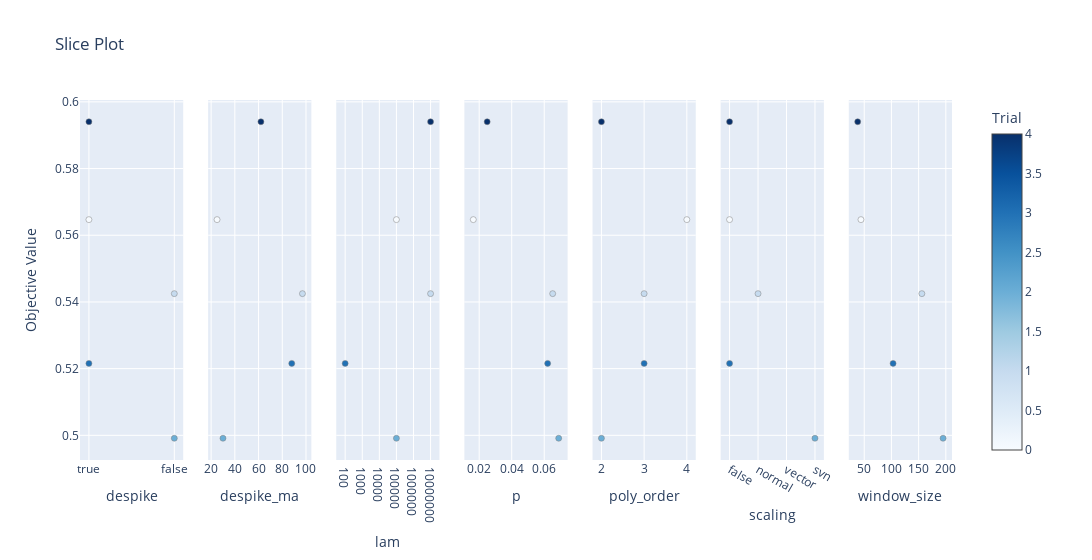

The notebook cell this image was saved under:
### Code cell
plot_slice(study)

### Figure 1 — Plotly figure (JSON) as saved in the notebook; plotly's stock layout.template omitted (floating-point values rounded to 4 significant figures)
{"data": [{"marker": {"color": [0, 1, 2, 3, 4], "colorbar": {"title": {"text": "Trial"}, "x": 1, "xpad": 40}, "colorscale": [[0, "rgb(247,251,255)"], [0.125, "rgb(222,235,247)"], [0.25, "rgb(198,219,239)"], [0.375, "rgb(158,202,225)"], [0.5, "rgb(107,174,214)"], [0.625, "rgb(66,146,198)"], [0.75, "rgb(33,113,181)"], [0.875, "rgb(8,81,156)"], [1, "rgb(8,48,107)"]], "line": {"color": "Grey", "width": 0.5}, "showscale": true}, "mode": "markers", "name": "Feasible Trial", "showlegend": false, "type": "scatter", "x": [true, false, false, true, true], "xaxis": "x", "y": [0.5647, 0.5425, 0.4991, 0.5216, 0.594], "yaxis": "y"}, {"marker": {"color": [0, 1, 2, 3, 4], "colorbar": {"title": {"text": "Trial"}, "x": 1, "xpad": 40}, "colorscale": [[0, "rgb(247,251,255)"], [0.125, "rgb(222,235,247)"], [0.25, "rgb(198,219,239)"], [0.375, "rgb(158,202,225)"], [0.5, "rgb(107,174,214)"], [0.625, "rgb(66,146,198)"], [0.75, "rgb(33,113,181)"], [0.875, "rgb(8,81,156)"], [1, "rgb(8,48,107)"]], "line": {"color": "Grey", "width": 0.5}, "showscale": false}, "mode": "markers", "name": "Feasible Trial", "showlegend": false, "type": "scatter", "x": [25, 97, 30, 88, 62], "xaxis": "x2", "y": [0.5647, 0.5425, 0.4991, 0.5216, 0.594], "yaxis": "y2"}, {"marker": {"color": [0, 1, 2, 3, 4], "colorbar": {"title": {"text": "Trial"}, "x": 1, "xpad": 40}, "colorscale": [[0, "rgb(247,251,255)"], [0.125, "rgb(222,235,247)"], [0.25, "rgb(198,219,239)"], [0.375, "rgb(158,202,225)"], [0.5, "rgb(107,174,214)"], [0.625, "rgb(66,146,198)"], [0.75, "rgb(33,113,181)"], [0.875, "rgb(8,81,156)"], [1, "rgb(8,48,107)"]], "line": {"color": "Grey", "width": 0.5}, "showscale": false}, "mode": "markers", "name": "Feasible Trial", "showlegend": false, "type": "scatter", "x": [100000, 10000000, 100000, 100, 10000000], "xaxis": "x3", "y": [0.5647, 0.5425, 0.4991, 0.5216, 0.594], "yaxis": "y3"}, {"marker": {"color": [0, 1, 2, 3, 4], "colorbar": {"title": {"text": "Trial"}, "x": 1, "xpad": 40}, "colorscale": [[0, "rgb(247,251,255)"], [0.125, "rgb(222,235,247)"], [0.25, "rgb(198,219,239)"], [0.375, "rgb(158,202,225)"], [0.5, "rgb(107,174,214)"], [0.625, "rgb(66,146,198)"], [0.75, "rgb(33,113,181)"], [0.875, "rgb(8,81,156)"], [1, "rgb(8,48,107)"]], "line": {"color": "Grey", "width": 0.5}, "showscale": false}, "mode": "markers", "name": "Feasible Trial", "showlegend": false, "type": "scatter", "x": [0.01638, 0.06519, 0.06889, 0.0621, 0.0249], "xaxis": "x4", "y": [0.5647, 0.5425, 0.4991, 0.5216, 0.594], "yaxis": "y4"}, {"marker": {"color": [0, 1, 2, 3, 4], "colorbar": {"title": {"text": "Trial"}, "x": 1, "xpad": 40}, "colorscale": [[0, "rgb(247,251,255)"], [0.125, "rgb(222,235,247)"], [0.25, "rgb(198,219,239)"], [0.375, "rgb(158,202,225)"], [0.5, "rgb(107,174,214)"], [0.625, "rgb(66,146,198)"], [0.75, "rgb(33,113,181)"], [0.875, "rgb(8,81,156)"], [1, "rgb(8,48,107)"]], "line": {"color": "Grey", "width": 0.5}, "showscale": false}, "mode": "markers", "name": "Feasible Trial", "showlegend": false, "type": "scatter", "x": [4, 3, 2, 3, 2], "xaxis": "x5", "y": [0.5647, 0.5425, 0.4991, 0.5216, 0.594], "yaxis": "y5"}, {"marker": {"color": [0, 1, 2, 3, 4], "colorbar": {"title": {"text": "Trial"}, "x": 1, "xpad": 40}, "colorscale": [[0, "rgb(247,251,255)"], [0.125, "rgb(222,235,247)"], [0.25, "rgb(198,219,239)"], [0.375, "rgb(158,202,225)"], [0.5, "rgb(107,174,214)"], [0.625, "rgb(66,146,198)"], [0.75, "rgb(33,113,181)"], [0.875, "rgb(8,81,156)"], [1, "rgb(8,48,107)"]], "line": {"color": "Grey", "width": 0.5}, "showscale": false}, "mode": "markers", "name": "Feasible Trial", "showlegend": false, "type": "scatter", "x": [false, "normal", "svn", false, false], "xaxis": "x6", "y": [0.5647, 0.5425, 0.4991, 0.5216, 0.594], "yaxis": "y6"}, {"marker": {"color": [0, 1, 2, 3, 4], "colorbar": {"title": {"text": "Trial"}, "x": 1, "xpad": 40}, "colorscale": [[0, "rgb(247,251,255)"], [0.125, "rgb(222,235,247)"], [0.25, "rgb(198,219,239)"], [0.375, "rgb(158,202,225)"], [0.5, "rgb(107,174,214)"], [0.625, "rgb(66,146,198)"], [0.75, "rgb(33,113,181)"], [0.875, "rgb(8,81,156)"], [1, "rgb(8,48,107)"]], "line": {"color": "Grey", "width": 0.5}, "showscale": false}, "mode": "markers", "name": "Feasible Trial", "showlegend": false, "type": "scatter", "x": [44, 156, 195, 103, 38], "xaxis": "x7", "y": [0.5647, 0.5425, 0.4991, 0.5216, 0.594], "yaxis": "y7"}], "layout": {"title": {"text": "Slice Plot"}, "width": 2100, "xaxis": {"anchor": "y", "categoryarray": [true, false], "categoryorder": "array", "domain": [0, 0.1184], "title": {"text": "despike"}, "type": "category"}, "xaxis2": {"anchor": "y2", "domain": [0.1469, 0.2653], "title": {"text": "despike_ma"}}, "xaxis3": {"anchor": "y3", "categoryarray": [100, 1000, 10000, 100000, 1000000, 10000000, 100000000, 1000000000], "categoryorder": "array", "domain": [0.2939, 0.4122], "title": {"text": "lam"}, "type": "category"}, "xaxis4": {"anchor": "y4", "domain": [0.4408, 0.5592], "title": {"text": "p"}}, "xaxis5": {"anchor": "y5", "categoryarray": [1, 2, 3, 4], "categoryorder": "array", "domain": [0.5878, 0.7061], "title": {"text": "poly_order"}, "type": "category"}, "xaxis6": {"anchor": "y6", "categoryarray": [false, "normal", "vector", "svn"], "categoryorder": "array", "domain": [0.7347, 0.8531], "title": {"text": "scaling"}, "type": "category"}, "xaxis7": {"anchor": "y7", "domain": [0.8816, 1.0], "title": {"text": "window_size"}}, "yaxis": {"anchor": "x", "domain": [0, 1], "title": {"text": "Objective Value"}}, "yaxis2": {"anchor": "x2", "domain": [0, 1], "matches": "y", "showticklabels": false}, "yaxis3": {"anchor": "x3", "domain": [0, 1], "matches": "y", "showticklabels": false}, "yaxis4": {"anchor": "x4", "domain": [0, 1], "matches": "y", "showticklabels": false}, "yaxis5": {"anchor": "x5", "domain": [0, 1], "matches": "y", "showticklabels": false}, "yaxis6": {"anchor": "x6", "domain": [0, 1], "matches": "y", "showticklabels": false}, "yaxis7": {"anchor": "x7", "domain": [0, 1], "matches": "y", "showticklabels": false}}}
